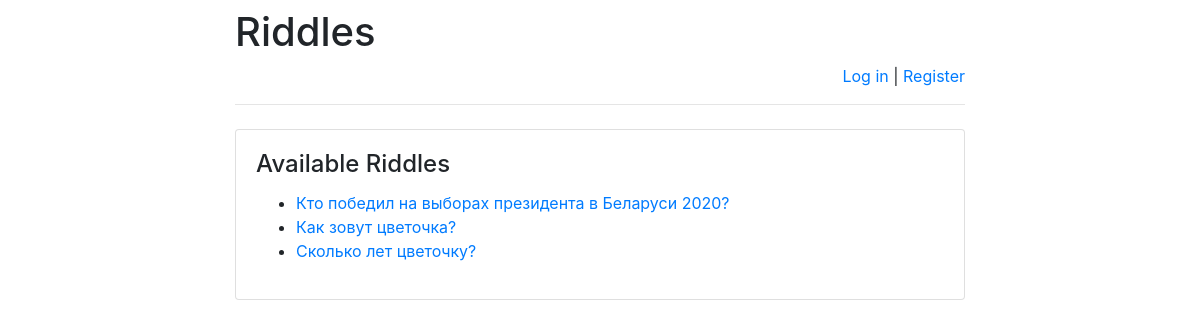
/riddles/, run on the app's committed database.
### riddles/models.py (models this page shows)
class Riddle(models.Model):
    riddle_text = models.CharField(max_length=255)
    pub_date = models.DateTimeField('date published')

### riddles/views.py (the view)
def index(request):
    message = None
    if "message" in request.GET:
        message = request.GET["message"]
    return render(
        request,
        "index.html",
        {
            "latest_riddles":
                Riddle.objects.order_by('-pub_date')[:5],
            "message": message
        }
    )

### templates/index.html (shortened to what this page needs)
{% extends 'base.html' %}
{% block main %}
    <h4 class="card-title">Available Riddles</h4>
    {% if latest_riddles %}
        <ul>
            {% for riddle in latest_riddles %}
                <li>
                    <a href="/riddles/{{ riddle.id }}/">
                        {{ riddle.riddle_text }}
                    </a>
                </li>
            {% endfor %}
        </ul>
    {% else %}
        <p>No riddles are available right now.</p>
    {% endif %}
{% endblock %}

### data on the page
Riddle: riddle_text "Кто победил на выборах президента в Беларуси 2020?"
Riddle: riddle_text "Как зовут цветочка?"
Riddle: riddle_text "Сколько лет цветочку?"
